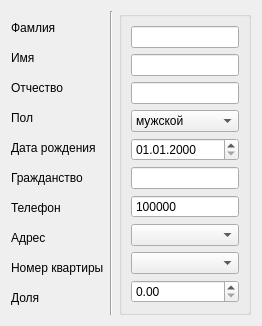
     <widget class="QWidget" name="pageOwner">
      <layout class="QVBoxLayout" name="verticalLayout_13">
       <item>
        <layout class="QHBoxLayout" name="horizontalLayout_3">
         <item>
          <layout class="QVBoxLayout" name="verticalLayout_10">
           <item>
            <widget class="QLabel" name="labelSurname">
             <property name="sizePolicy">
              <sizepolicy hsizetype="Preferred" vsizetype="Fixed">
               <horstretch>0</horstretch>
               <verstretch>0</verstretch>
              </sizepolicy>
             </property>
             <property name="text">
              <string>Фамлия</string>
             </property>
            </widget>
           </item>
           <item>
            <widget class="QLabel" name="labelName">
             <property name="sizePolicy">
              <sizepolicy hsizetype="Preferred" vsizetype="Fixed">
               <horstretch>0</horstretch>
               <verstretch>0</verstretch>
              </sizepolicy>
             </property>
             <property name="text">
              <string>Имя</string>
             </property>
            </widget>
           </item>
           <item>
            <widget class="QLabel" name="labelPatronymic">
             <property name="sizePolicy">
              <sizepolicy hsizetype="Preferred" vsizetype="Fixed">
               <horstretch>0</horstretch>
               <verstretch>0</verstretch>
              </sizepolicy>
             </property>
             <property name="text">
              <string>Отчество</string>
             </property>
            </widget>
           </item>
           <item>
            <widget class="QLabel" name="labelGender_3">
             <property name="sizePolicy">
              <sizepolicy hsizetype="Preferred" vsizetype="Fixed">
               <horstretch>0</horstretch>
               <verstretch>0</verstretch>
              </sizepolicy>
             </property>
             <property name="text">
              <string>Пол</string>
             </property>
            </widget>
           </item>
           <item>
            <widget class="QLabel" name="labelBirthDate_3">
             <property name="sizePolicy">
              <sizepolicy hsizetype="Preferred" vsizetype="Fixed">
               <horstretch>0</horstretch>
               <verstretch>0</verstretch>
              </sizepolicy>
             </property>
             <property name="text">
              <string>Дата рождения</string>
             </property>
            </widget>
           </item>
           <item>
            <widget class="QLabel" name="labelCitizenship_3">
             <property name="sizePolicy">
              <sizepolicy hsizetype="Preferred" vsizetype="Fixed">
               <horstretch>0</horstretch>
               <verstretch>0</verstretch>
              </sizepolicy>
             </property>
             <property name="text">
              <string>Гражданство</string>
             </property>
            </widget>
           </item>
           <item>
            <widget class="QLabel" name="labelPhone_3">
             <property name="sizePolicy">
              <sizepolicy hsizetype="Preferred" vsizetype="Fixed">
               <horstretch>0</horstretch>
               <verstretch>0</verstretch>
              </sizepolicy>
             </property>
             <property name="text">
              <string>Телефон</string>
             </property>
            </widget>
           </item>
           <item>
            <widget class="QLabel" name="labelAddress_3">
             <property name="sizePolicy">
              <sizepolicy hsizetype="Preferred" vsizetype="Fixed">
               <horstretch>0</horstretch>
               <verstretch>0</verstretch>
              </sizepolicy>
             </property>
             <property name="text">
              <string>Адрес</string>
             </property>
            </widget>
           </item>
           <item>
            <widget class="QLabel" name="labelApartmentNumber_3">
             <property name="sizePolicy">
              <sizepolicy hsizetype="Preferred" vsizetype="Fixed">
               <horstretch>0</horstretch>
               <verstretch>0</verstretch>
              </sizepolicy>
             </property>
             <property name="text">
              <string>Номер квартиры</string>
             </property>
            </widget>
           </item>
           <item>
            <widget class="QLabel" name="labelOwnershipInterest_OF">
             <property name="sizePolicy">
              <sizepolicy hsizetype="Preferred" vsizetype="Fixed">
               <horstretch>0</horstretch>
               <verstretch>0</verstretch>
              </sizepolicy>
             </property>
             <property name="text">
              <string>Доля</string>
             </property>
            </widget>
           </item>
          </layout>
         </item>
         <item>
          <widget class="Line" name="line_3">
           <property name="orientation">
            <enum>Qt::Vertical</enum>
           </property>
          </widget>
         </item>
         <item>
          <layout class="QVBoxLayout" name="verticalLayout_11">
           <property name="spacing">
            <number>0</number>
           </property>
           <item>
            <widget class="QGroupBox" name="groupBoxOwnerFields">
             <property name="title">
              <string/>
             </property>
             <layout class="QVBoxLayout" name="verticalLayout_12">
              <item>
               <widget class="QLineEdit" name="lineEditSurname_OF">
                <property name="sizePolicy">
                 <sizepolicy hsizetype="Expanding" vsizetype="Fixed">
                  <horstretch>0</horstretch>
                  <verstretch>0</verstretch>
                 </sizepolicy>
                </property>
                <property name="frame">
                 <bool>true</bool>
                </property>
               </widget>
              </item>
              <item>
               <widget class="QLineEdit" name="lineEditName_OF">
                <property name="sizePolicy">
                 <sizepolicy hsizetype="Expanding" vsizetype="Fixed">
                  <horstretch>0</horstretch>
                  <verstretch>0</verstretch>
                 </sizepolicy>
                </property>
                <property name="frame">
                 <bool>true</bool>
                </property>
               </widget>
              </item>
              <item>
               <widget class="QLineEdit" name="lineEditPatronymic_OF">
                <property name="sizePolicy">
                 <sizepolicy hsizetype="Expanding" vsizetype="Fixed">
                  <horstretch>0</horstretch>
                  <verstretch>0</verstretch>
                 </sizepolicy>
                </property>
                <property name="frame">
                 <bool>true</bool>
                </property>
               </widget>
              </item>
              <item>
               <widget class="QComboBox" name="comboBoxGender_OF">
                <item>
                 <property name="text">
                  <string>мужской</string>
                 </property>
                </item>
                <item>
                 <property name="text">
                  <string>женский</string>
                 </property>
                </item>
               </widget>
              </item>
              <item>
               <widget class="QDateEdit" name="dateEditBirthDate_OF">
                <property name="dateTime">
                 <datetime>
                  <hour>0</hour>
                  <minute>0</minute>
                  <second>0</second>
                  <year>2000</year>
                  <month>1</month>
                  <day>1</day>
                 </datetime>
                </property>
                <property name="displayFormat">
                 <string>dd.MM.yyyy</string>
                </property>
                <property name="date">
                 <date>
                  <year>2000</year>
                  <month>1</month>
                  <day>1</day>
                 </date>
                </property>
               </widget>
              </item>
              <item>
               <widget class="QLineEdit" name="lineEditCitezenship_OF">
                <property name="sizePolicy">
                 <sizepolicy hsizetype="Expanding" vsizetype="Fixed">
                  <horstretch>0</horstretch>
                  <verstretch>0</verstretch>
                 </sizepolicy>
                </property>
                <property name="frame">
                 <bool>true</bool>
                </property>
               </widget>
              </item>
              <item>
               <widget class="QDoubleSpinBox" name="doubleSpinBoxPhone_OF">
                <property name="sizePolicy">
                 <sizepolicy hsizetype="Minimum" vsizetype="Fixed">
                  <horstretch>0</horstretch>
                  <verstretch>0</verstretch>
                 </sizepolicy>
                </property>
                <property name="frame">
                 <bool>true</bool>
                </property>
                <property name="buttonSymbols">
                 <enum>QAbstractSpinBox::NoButtons</enum>
                </property>
                <property name="decimals">
                 <number>0</number>
                </property>
                <property name="minimum">
                 <double>70000000000.000000000000000</double>
                </property>
                <property name="maximum">
                 <double>89999999999.000000000000000</double>
                </property>
                <property name="singleStep">
                 <double>0.000000000000000</double>
                </property>
               </widget>
              </item>
              <item>
               <widget class="QComboBox" name="comboBoxAddress_OF"/>
              </item>
              <item>
               <widget class="QComboBox" name="comboBoxApartmentNumber_OF"/>
              </item>
              <item>
               <widget class="QDoubleSpinBox" name="doubleSpinBoxOwnershipInterest_OF">
                <property name="locale">
                 <locale language="English" country="UnitedStates"/>
                </property>
               </widget>
              </item>
             </layout>
            </widget>
           </item>
          </layout>
         </item>
        </layout>
       </item>
      </layout>
     </widget>
